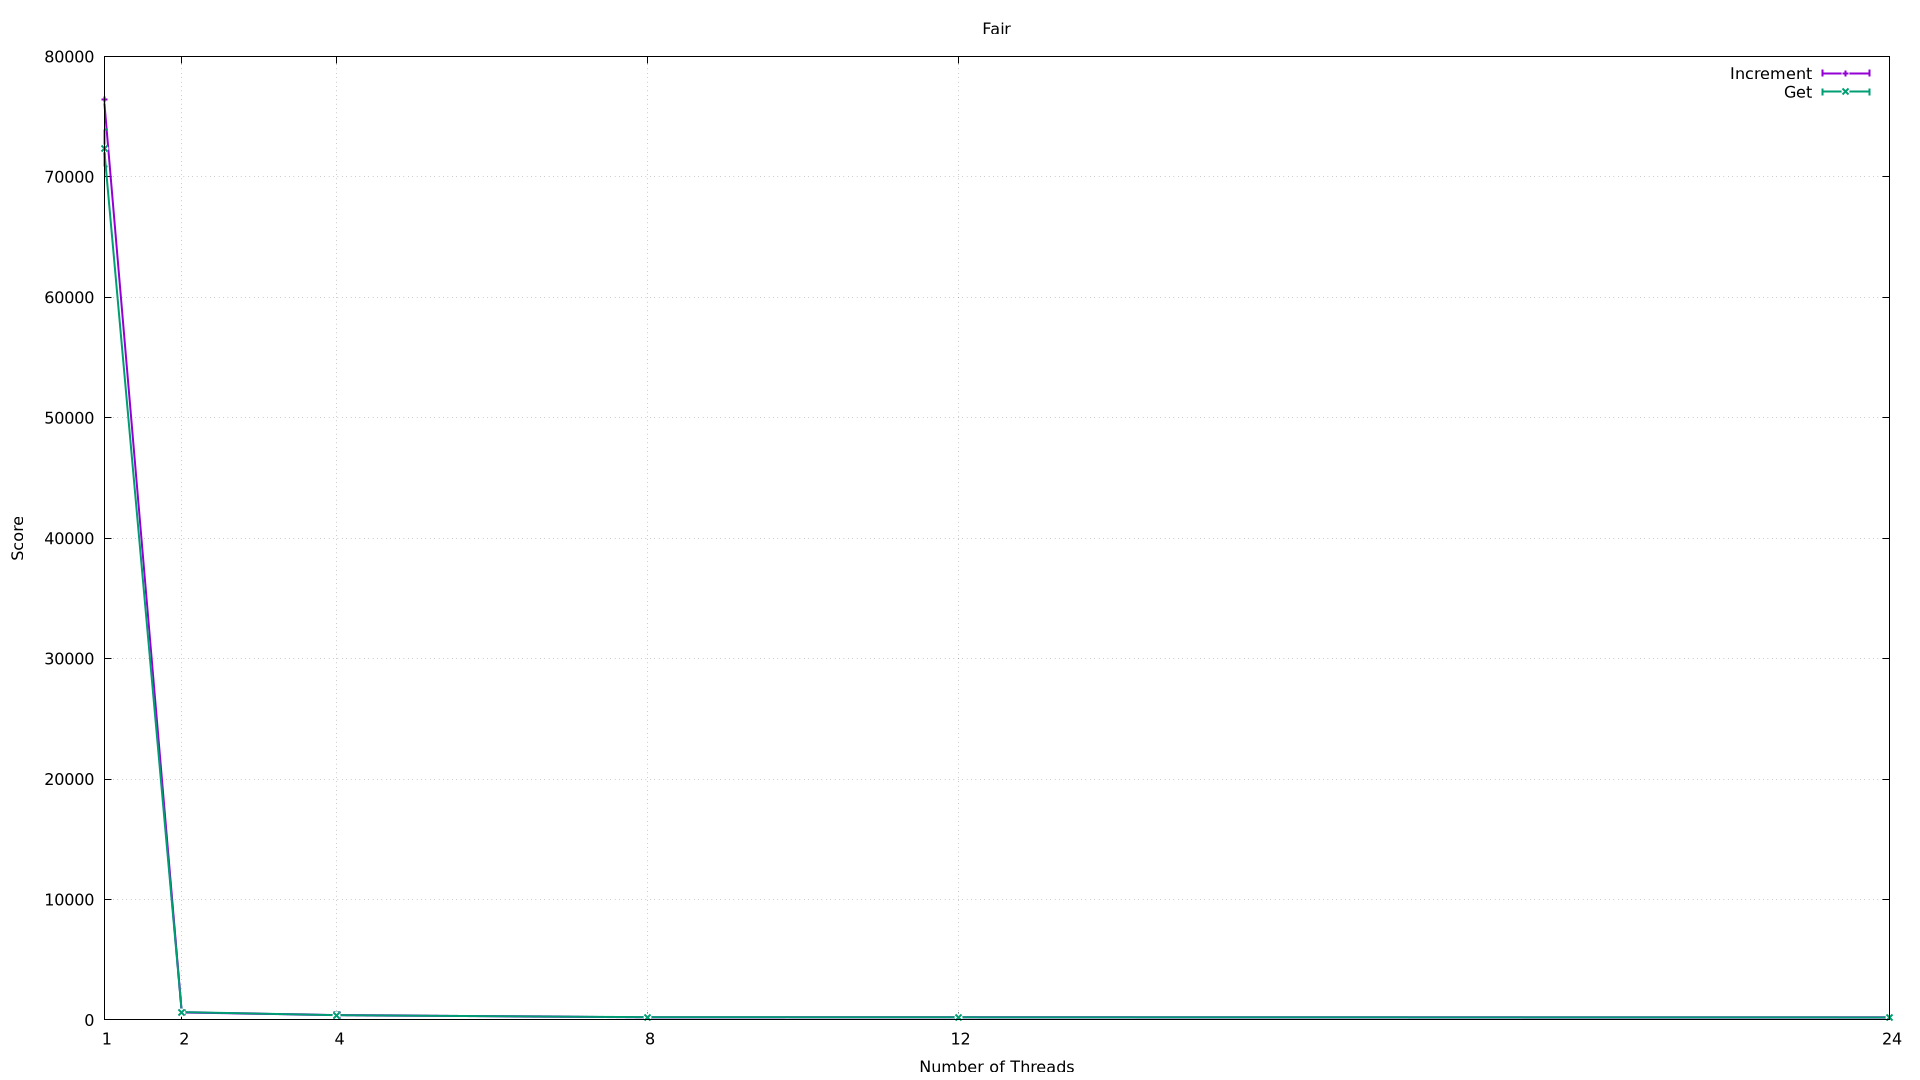

This figure's gnuplot source:
set terminal pngcairo size 1920,1080
set output 'Fair.png'
set title 'Fair'
set xlabel 'Number of Threads'
set xtics (1, 2, 4, 8, 12, 24)
set ylabel 'Score'
set yrange [0:*]
set grid
plot 'Fair.dat' index 0 title 'Increment' with yerrorlines linewidth 2, \
     'Fair.dat' index 1 title 'Get' with yerrorlines linewidth 2
